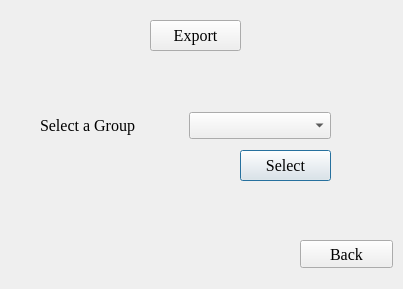
<?xml version="1.0" encoding="UTF-8"?>
<ui version="4.0">
 <class>history</class>
 <widget class="QDialog" name="history">
  <property name="geometry">
   <rect>
    <x>0</x>
    <y>0</y>
    <width>403</width>
    <height>289</height>
   </rect>
  </property>
  <property name="font">
   <font>
    <family>Georgia</family>
    <pointsize>12</pointsize>
   </font>
  </property>
  <property name="windowTitle">
   <string>History</string>
  </property>
  <widget class="QPushButton" name="HSelect">
   <property name="geometry">
    <rect>
     <x>240</x>
     <y>150</y>
     <width>91</width>
     <height>31</height>
    </rect>
   </property>
   <property name="font">
    <font>
     <family>Georgia</family>
     <pointsize>12</pointsize>
    </font>
   </property>
   <property name="text">
    <string>Select</string>
   </property>
  </widget>
  <widget class="QWidget" name="layoutWidget">
   <property name="geometry">
    <rect>
     <x>40</x>
     <y>100</y>
     <width>291</width>
     <height>51</height>
    </rect>
   </property>
   <layout class="QHBoxLayout" name="HGCLayout">
    <item>
     <widget class="QLabel" name="label">
      <property name="font">
       <font>
        <family>Georgia</family>
        <pointsize>12</pointsize>
       </font>
      </property>
      <property name="text">
       <string>Select a Group</string>
      </property>
     </widget>
    </item>
    <item>
     <widget class="QComboBox" name="Histcom">
      <property name="font">
       <font>
        <family>Georgia</family>
        <pointsize>12</pointsize>
       </font>
      </property>
     </widget>
    </item>
   </layout>
  </widget>
  <widget class="QPushButton" name="BackH">
   <property name="geometry">
    <rect>
     <x>300</x>
     <y>240</y>
     <width>93</width>
     <height>28</height>
    </rect>
   </property>
   <property name="font">
    <font>
     <family>Georgia</family>
     <pointsize>12</pointsize>
    </font>
   </property>
   <property name="text">
    <string>Back</string>
   </property>
  </widget>
  <widget class="QPushButton" name="ExportH">
   <property name="geometry">
    <rect>
     <x>150</x>
     <y>20</y>
     <width>91</width>
     <height>31</height>
    </rect>
   </property>
   <property name="text">
    <string>Export</string>
   </property>
  </widget>
 </widget>
 <tabstops>
  <tabstop>Histcom</tabstop>
  <tabstop>HSelect</tabstop>
  <tabstop>BackH</tabstop>
 </tabstops>
 <resources/>
 <connections/>
</ui>
